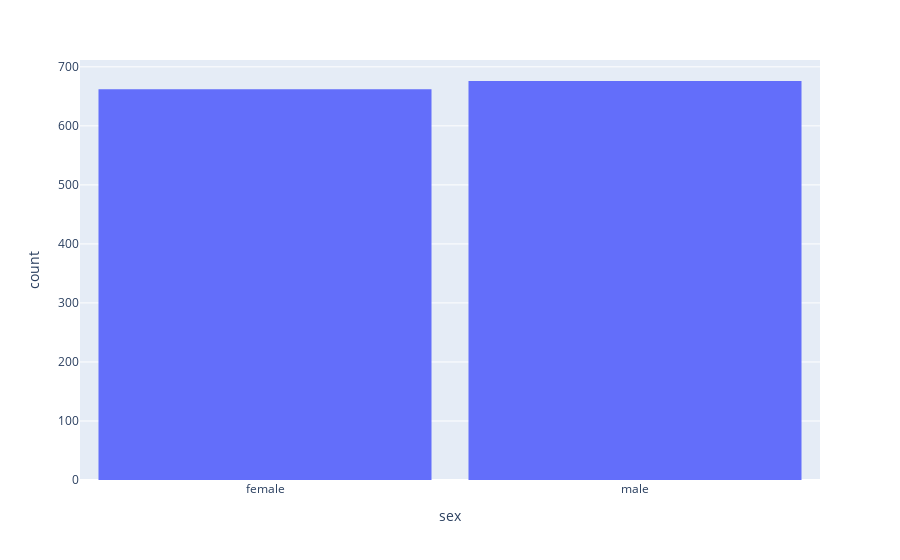

Write notebook code for a chart like this one.
### Code cell
fig = px.histogram(medical_df,
                    x='sex')
fig.update_layout(bargap=0.1)
fig.show()

### Figure 1 — Plotly figure (JSON) as saved in the notebook; plotly's stock layout.template omitted (floating-point values rounded to 4 significant figures; data arrays with more than 128 entries replaced by an {"elided": "..."} marker saying what was removed)
{"data": [{"alignmentgroup": "True", "bingroup": "x", "hovertemplate": "sex=%{x}<br>count=%{y}<extra></extra>", "legendgroup": "", "marker": {"color": "#636efa", "pattern": {"shape": ""}}, "name": "", "offsetgroup": "", "orientation": "v", "showlegend": false, "type": "histogram", "x": {"elided": "1338 str values"}, "xaxis": "x", "yaxis": "y"}], "layout": {"bargap": 0.1, "barmode": "relative", "legend": {"tracegroupgap": 0}, "margin": {"t": 60}, "xaxis": {"anchor": "y", "domain": [0, 1], "title": {"text": "sex"}}, "yaxis": {"anchor": "x", "domain": [0, 1], "title": {"text": "count"}}}}
